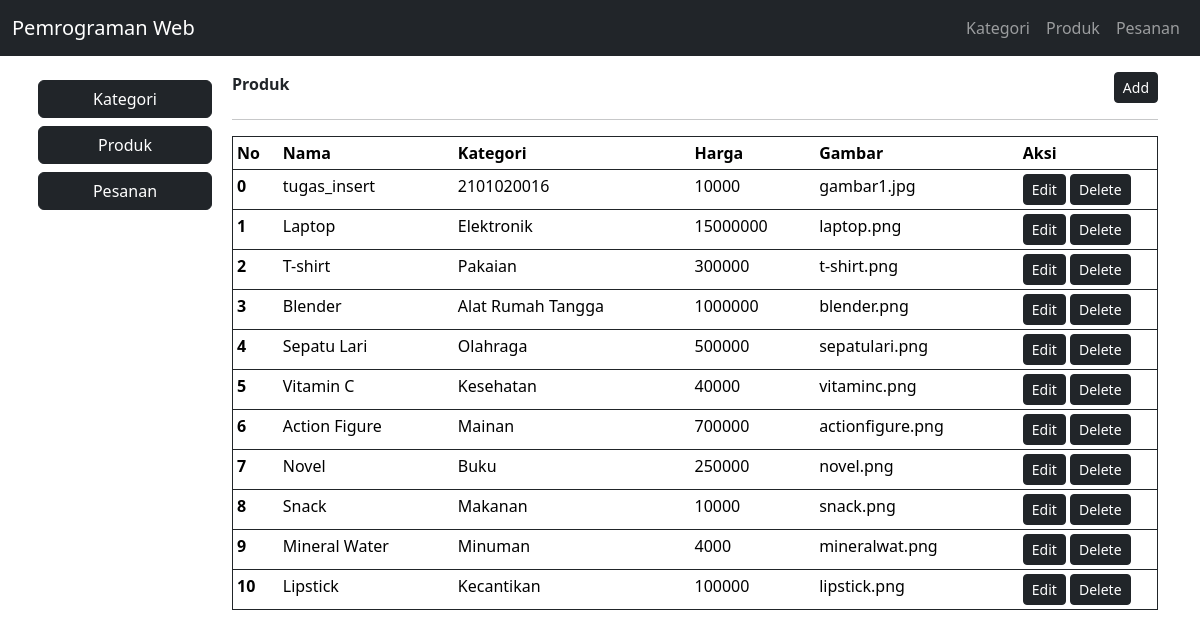
The app's page /2101020016_bagoespantera/admin/index.php?page=produk with its own data.
### tables this page shows
CREATE TABLE `produk` (
  `id_produk` int(11) NOT NULL,
  `nama_produk` varchar(255) NOT NULL,
  `id_kategori` int(11) NOT NULL,
  `harga` int(11) DEFAULT NULL,
  `gambar` varchar(255) DEFAULT NULL
);

CREATE TABLE `kategori` (
  `id_kategori` int(11) NOT NULL,
  `nama_kategori` varchar(255) NOT NULL
);

### 2101020016_bagoespantera/admin/produk.php (the view)
<div class="row justify-content-between">
    <div class="col-10"><b>Produk</b></div>
    <div class="col-2 d-flex justify-content-end align-items-end">
        <a class="btn btn-dark btn-sm" href="index.php?page=produk-add">Add</a>
    </div>
</div>
<hr>
<table class="table table-sm border border-dark">
    <thead class="thead-dark">
        <tr>
            <th scope="col" width="5%">No</th>
            <th scope="col">Nama</th>
            <th scope="col">Kategori</th>
            <th scope="col">Harga</th>
            <th scope="col">Gambar</th>
            <th scope="col" width="15%">Aksi</th>
        </tr>
    </thead>
    <tbody>
        <?php
        $stmt = "SELECT * FROM produk
        JOIN kategori ON produk.id_produk=kategori.id_kategori
        ";
        $datas = mysqli_query($conn, $stmt);
        while ($data = mysqli_fetch_array($datas)) {
        ?>
            <tr>
                <th scope="row"><?= $data['id_produk'] ?></th>
                <td><?= $data['nama_produk'] ?></td>
                <td><?= $data['nama_kategori'] ?></td>
                <td><?= $data['harga'] ?></td>
                <td><?= $data['gambar'] ?></td>
                <td>
                    <button class="btn btn-dark btn-sm">Edit</button>
                    <a class="btn btn-dark btn-sm" href="index.php?page=produk-del&id=<?php echo $data['id_produk']; ?>">Delete</a>
                </td>
            </tr>
        <?php } ?>
  </tbody>
</table>

### records on screen
produk: id_produk "0", nama_produk "tugas_insert", id_kategori.nama_kategori "2101020016", harga "10000", gambar "gambar1.jpg"
produk: id_produk "1", nama_produk "Laptop", id_kategori.nama_kategori "Elektronik", harga "15000000", gambar "laptop.png"
produk: id_produk "2", nama_produk "T-shirt", id_kategori.nama_kategori "Pakaian", harga "300000", gambar "t-shirt.png"
produk: id_produk "3", nama_produk "Blender", id_kategori.nama_kategori "Alat Rumah Tangga", harga "1000000", gambar "blender.png"
produk: id_produk "4", nama_produk "Sepatu Lari", id_kategori.nama_kategori "Olahraga", harga "500000", gambar "sepatulari.png"
produk: id_produk "5", nama_produk "Vitamin C", id_kategori.nama_kategori "Kesehatan", harga "40000", gambar "vitaminc.png"
produk: id_produk "6", nama_produk "Action Figure", id_kategori.nama_kategori "Mainan", harga "700000", gambar "actionfigure.png"
produk: id_produk "7", nama_produk "Novel", id_kategori.nama_kategori "Buku", harga "250000", gambar "novel.png"
produk: id_produk "8", nama_produk "Snack", id_kategori.nama_kategori "Makanan", harga "10000", gambar "snack.png"
produk: id_produk "9", nama_produk "Mineral Water", id_kategori.nama_kategori "Minuman", harga "4000", gambar "mineralwat.png"
produk: id_produk "10", nama_produk "Lipstick", id_kategori.nama_kategori "Kecantikan", harga "100000", gambar "lipstick.png"
